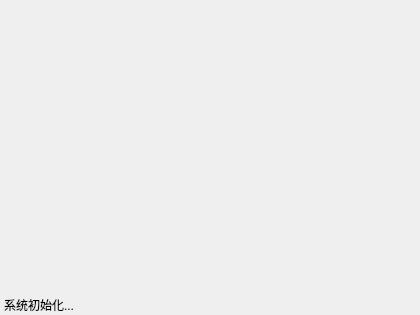
<?xml version="1.0" encoding="UTF-8"?>
<ui version="4.0">
 <class>appOpen</class>
 <widget class="QDialog" name="appOpen">
  <property name="geometry">
   <rect>
    <x>0</x>
    <y>0</y>
    <width>420</width>
    <height>315</height>
   </rect>
  </property>
  <property name="minimumSize">
   <size>
    <width>420</width>
    <height>315</height>
   </size>
  </property>
  <property name="maximumSize">
   <size>
    <width>420</width>
    <height>315</height>
   </size>
  </property>
  <property name="contextMenuPolicy">
   <enum>Qt::NoContextMenu</enum>
  </property>
  <property name="windowTitle">
   <string>打开异类人文档管理器</string>
  </property>
  <property name="styleSheet">
   <string notr="true"/>
  </property>
  <property name="modal">
   <bool>false</bool>
  </property>
  <widget class="QLabel" name="initText">
   <property name="geometry">
    <rect>
     <x>4</x>
     <y>295</y>
     <width>411</width>
     <height>20</height>
    </rect>
   </property>
   <property name="contextMenuPolicy">
    <enum>Qt::NoContextMenu</enum>
   </property>
   <property name="acceptDrops">
    <bool>false</bool>
   </property>
   <property name="autoFillBackground">
    <bool>false</bool>
   </property>
   <property name="styleSheet">
    <string notr="true"/>
   </property>
   <property name="lineWidth">
    <number>2</number>
   </property>
   <property name="midLineWidth">
    <number>1</number>
   </property>
   <property name="text">
    <string>系统初始化...</string>
   </property>
   <property name="margin">
    <number>0</number>
   </property>
  </widget>
  <widget class="QWidget" name="widget" native="true">
   <property name="geometry">
    <rect>
     <x>0</x>
     <y>0</y>
     <width>420</width>
     <height>315</height>
    </rect>
   </property>
   <property name="contextMenuPolicy">
    <enum>Qt::NoContextMenu</enum>
   </property>
   <property name="styleSheet">
    <string notr="true">image: url(:/images/appWindow/backImage.png);</string>
   </property>
  </widget>
  <zorder>widget</zorder>
  <zorder>initText</zorder>
 </widget>
 <resources/>
 <connections/>
</ui>
